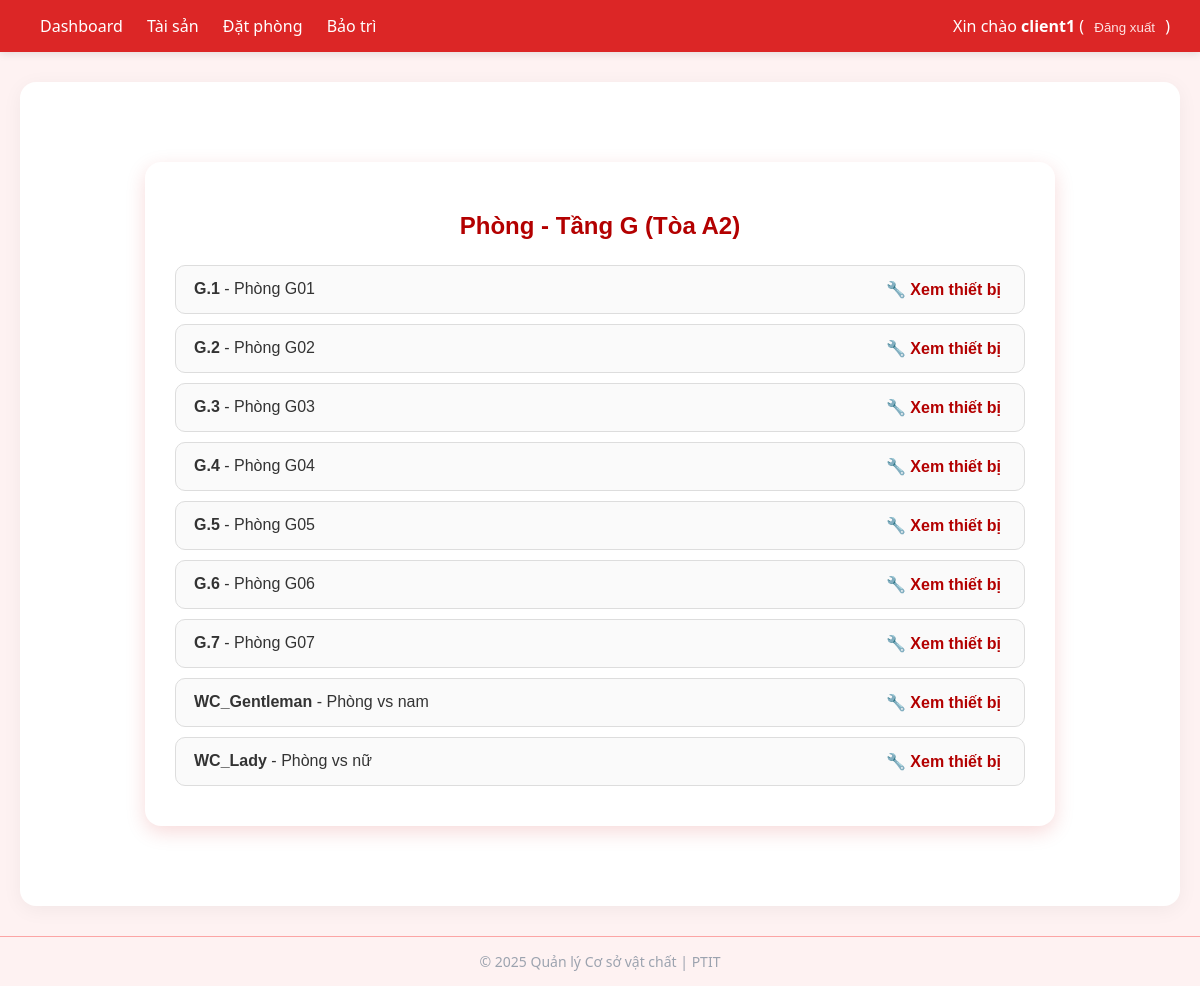
Page /floors/1/rooms/ (signed in) on the committed database.
### core/models.py (models this page shows, shortened)
class Floor(models.Model):
    building = models.ForeignKey(Building, on_delete=models.CASCADE, related_name='floors')
    number = models.CharField(max_length=20)
    name = models.CharField(max_length=200, blank=True)
    class Meta:
        unique_together = ('building', 'number')

class Building(models.Model):
    code = models.CharField(max_length=50, unique=True)
    name = models.CharField(max_length=200)
    description = models.TextField(blank=True)

class Room(models.Model):
    ROOM_READY = 'ready'
    ROOM_OCCUPIED = 'occupied'
    ROOM_MAINTENANCE = 'maintenance'
    ROOM_STATUS_CHOICES = [
        (ROOM_READY, 'Sẵn sàng'),
        (ROOM_OCCUPIED, 'Đang được sử dụng'),
        (ROOM_MAINTENANCE, 'Đang sửa chữa'),
    ]
    floor = models.ForeignKey(Floor, on_delete=models.CASCADE, related_name='rooms')
    code = models.CharField(max_length=50)
    name = models.CharField(max_length=200, blank=True)
    status = models.CharField(
        max_length=15,
        choices=ROOM_STATUS_CHOICES,
        default=ROOM_READY
    )
    class Meta:
        unique_together = ('floor', 'code')

### core/views.py (the view)
# urls.py: path('floors/<int:floor_pk>/rooms/', views.room_list, name='room_list'),
@login_required
def room_list(request, floor_pk):
    floor = get_object_or_404(Floor, pk=floor_pk)
    rooms = list(floor.rooms.all())
    now = timezone.now()
    for r in rooms:
        try:
            _expire_old_bookings_for_room(r)
            active = RoomBooking.objects.filter(
                room=r,
                status__in=[RoomBooking.STATUS_APPROVED, RoomBooking.STATUS_PENDING],
                start_time__lte=now,
                end_time__gte=now
            ).first()
            if active:
                r.is_booked_now = True
                r.current_booking = active
            else:
                r.is_booked_now = False
                r.current_booking = None
        except Exception:
            r.is_booked_now = False
            r.current_booking = None
    return render(request, 'core/room_list.html', {'floor': floor, 'rooms': rooms})

### templates/core/room_list.html (shortened to what this page needs)
{% extends 'core/base.html' %}
{% block content %}
<div class="room-list-container">
  <h2>Phòng - Tầng {{ floor.number }} ({{ floor.building.name }})</h2>
  <ul class="room-list">
    {% for r in rooms %}
      <li>
        <div>
          <strong>{{ r.code }}</strong> - {{ r.name }}
        </div>
        <div class="room-actions">
          <a href="{% url 'equipment_list' r.pk %}">🔧 Xem thiết bị</a>
        </div>
      </li>
    {% empty %}
      <li class="empty">Không có phòng</li>
    {% endfor %}
  </ul>
</div>
{% endblock %}

### templates/core/base.html (shortened to what this page needs)
<!doctype html>
<html lang="vi">
  <head>
    <link rel="stylesheet" href="https://cdnjs.cloudflare.com/ajax/libs/mini.css/3.0.1/mini-default.min.css">
  </head>
  <body>
    <header>
      <div class="nav-links">
        <a href="{% url 'dashboard' %}">Dashboard</a>
        <a href="{% url 'asset_hierarchy' %}">Tài sản</a>
        <a href="{% url 'room_booking_list' %}">Đặt phòng</a>
        <a href="{% url 'maintenance_list' %}">Bảo trì</a>
      </div>
      <div class="user-info">
        {% if user.is_authenticated %}
          Xin chào <strong>{{ user.username }}</strong> (
          <form method="post" action="{% url 'logout' %}" style="display:inline">
            <button type="submit">Đăng xuất</button>
          </form>
          )
        {% else %}
          <a href="{% url 'login' %}">Đăng nhập</a>
        {% endif %}
      </div>
    </header>
    <main class="container">
      {% block content %}{% endblock %}
    </main>
    <footer>
      © 2025 Quản lý Cơ sở vật chất | PTIT
    </footer>
  </body>
</html>

### templates/core/base.html (style rules this page uses)
body { background: #fef2f2; font-family: "Segoe UI", Roboto, sans-serif; margin: 0; color: #333; }
header { background: #dc2626; color: white; padding: 15px 30px; display: flex; align-items: center; justify-content: space-between; box-shadow: 0 2px 8px rgba(0,0,0,0.1); }
header a { color: white; text-decoration: none; font-weight: 500; margin: 0 10px; transition: color 0.3s; }
header form button { color: #fee2e2; font-weight: 500; border: none; background: none; cursor: pointer; transition: color 0.3s; }
main.container { max-width: 1100px; margin: 30px auto; background: white; padding: 30px; border-radius: 16px; box-shadow: 0 4px 20px rgba(0,0,0,0.05); animation: fadeIn 0.4s ease-in-out; }
h1, h2, h3 { color: #991b1b; }
footer { text-align: center; padding: 15px; color: #9ca3af; font-size: 14px; background: #fef2f2; border-top: 1px solid #fca5a5; }

### templates/core/room_list.html (style rules this page uses)
.room-list-container { max-width: 850px; margin: 50px auto; background: #fff; padding: 30px; border-radius: 16px; box-shadow: 0 6px 20px rgba(200, 0, 0, 0.15); font-family: Arial, sans-serif; }
.room-list-container h2 { color: #b30000; text-align: center; font-weight: 700; margin-bottom: 25px; }
ul.room-list { list-style: none; padding: 0; margin: 0; }
ul.room-list li { background-color: #fafafa; border: 1px solid #ddd; border-radius: 10px; padding: 14px 18px; margin-bottom: 10px; display: flex; justify-content: space-between; align-items: center; transition: box-shadow 0.2s; }
.room-actions a { color: #b30000; text-decoration: none; font-weight: 600; margin: 0 5px; }

### rows in the picture
Floor: number "G", building.name "Tòa A2"
Room: code "G.1", name "Phòng G01"
Room: code "G.2", name "Phòng G02"
Room: code "G.3", name "Phòng G03"
Room: code "G.4", name "Phòng G04"
Room: code "G.5", name "Phòng G05"
Room: code "G.6", name "Phòng G06"
Room: code "G.7", name "Phòng G07"
Room: code "WC_Gentleman", name "Phòng vs nam"
Room: code "WC_Lady", name "Phòng vs nữ"

### other values in the picture
{{ user.username }} "client1"
